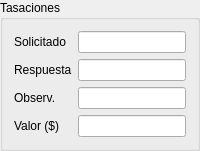
        <widget class="QGroupBox" name="groupBox_4">
         <property name="sizePolicy">
          <sizepolicy hsizetype="Expanding" vsizetype="Preferred">
           <horstretch>0</horstretch>
           <verstretch>0</verstretch>
          </sizepolicy>
         </property>
         <property name="title">
          <string>Tasaciones</string>
         </property>
         <layout class="QFormLayout" name="formLayout_24">
          <item row="0" column="0">
           <widget class="QLabel" name="solicitadoLabel_4">
            <property name="text">
             <string>Solicitado</string>
            </property>
           </widget>
          </item>
          <item row="0" column="1">
           <widget class="QLineEdit" name="tasaciones_solicitado">
            <property name="sizePolicy">
             <sizepolicy hsizetype="MinimumExpanding" vsizetype="Fixed">
              <horstretch>0</horstretch>
              <verstretch>0</verstretch>
             </sizepolicy>
            </property>
           </widget>
          </item>
          <item row="1" column="0">
           <widget class="QLabel" name="respuestaLabel_4">
            <property name="text">
             <string>Respuesta</string>
            </property>
           </widget>
          </item>
          <item row="1" column="1">
           <widget class="QLineEdit" name="tasaciones_respuesta">
            <property name="sizePolicy">
             <sizepolicy hsizetype="MinimumExpanding" vsizetype="Fixed">
              <horstretch>0</horstretch>
              <verstretch>0</verstretch>
             </sizepolicy>
            </property>
           </widget>
          </item>
          <item row="2" column="0">
           <widget class="QLabel" name="observLabel_3">
            <property name="text">
             <string>Observ.</string>
            </property>
           </widget>
          </item>
          <item row="2" column="1">
           <widget class="QLineEdit" name="tasaciones_observaciones">
            <property name="sizePolicy">
             <sizepolicy hsizetype="MinimumExpanding" vsizetype="Fixed">
              <horstretch>0</horstretch>
              <verstretch>0</verstretch>
             </sizepolicy>
            </property>
           </widget>
          </item>
          <item row="3" column="0">
           <widget class="QLabel" name="valorLabel">
            <property name="text">
             <string>Valor ($)</string>
            </property>
           </widget>
          </item>
          <item row="3" column="1">
           <widget class="QLineEdit" name="tasaciones_valor">
            <property name="sizePolicy">
             <sizepolicy hsizetype="MinimumExpanding" vsizetype="Fixed">
              <horstretch>0</horstretch>
              <verstretch>0</verstretch>
             </sizepolicy>
            </property>
           </widget>
          </item>
         </layout>
        </widget>
